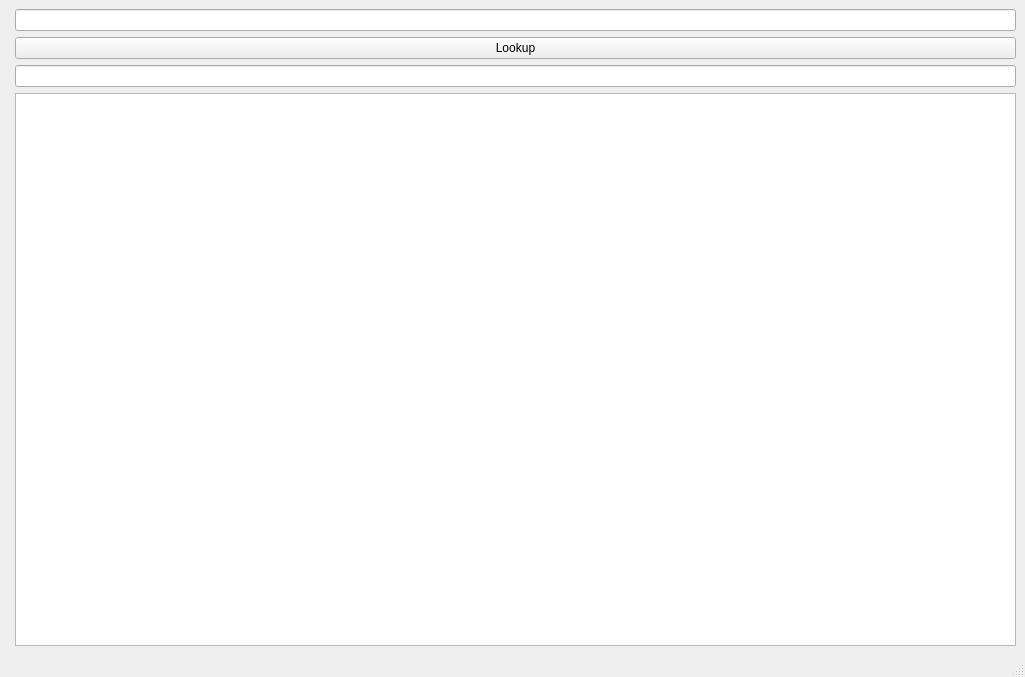
<?xml version="1.0" encoding="UTF-8"?>
<ui version="4.0">
 <class>MainWindow</class>
 <widget class="QMainWindow" name="MainWindow">
  <property name="geometry">
   <rect>
    <x>0</x>
    <y>0</y>
    <width>1025</width>
    <height>677</height>
   </rect>
  </property>
  <property name="windowTitle">
   <string>DNSinfo</string>
  </property>
  <widget class="QWidget" name="centralwidget">
   <layout class="QFormLayout" name="formLayout">
    <item row="1" column="1">
     <widget class="QPushButton" name="pushButton">
      <property name="text">
       <string>Lookup</string>
      </property>
     </widget>
    </item>
    <item row="2" column="1">
     <layout class="QVBoxLayout" name="verticalLayout">
      <item>
       <widget class="QLineEdit" name="lineEdit_2">
        <property name="styleSheet">
         <string notr="true">color: rgb(255, 255, 255);</string>
        </property>
        <property name="readOnly">
         <bool>true</bool>
        </property>
        <property name="placeholderText">
         <string>1st IP address</string>
        </property>
       </widget>
      </item>
      <item>
       <widget class="QListWidget" name="listWidget"/>
      </item>
     </layout>
    </item>
    <item row="0" column="1">
     <widget class="QLineEdit" name="lineEdit"/>
    </item>
   </layout>
  </widget>
  <widget class="QMenuBar" name="menubar">
   <property name="geometry">
    <rect>
     <x>0</x>
     <y>0</y>
     <width>1025</width>
     <height>22</height>
    </rect>
   </property>
  </widget>
  <widget class="QStatusBar" name="statusbar"/>
 </widget>
 <tabstops>
  <tabstop>lineEdit</tabstop>
  <tabstop>pushButton</tabstop>
 </tabstops>
 <resources/>
 <connections/>
</ui>
